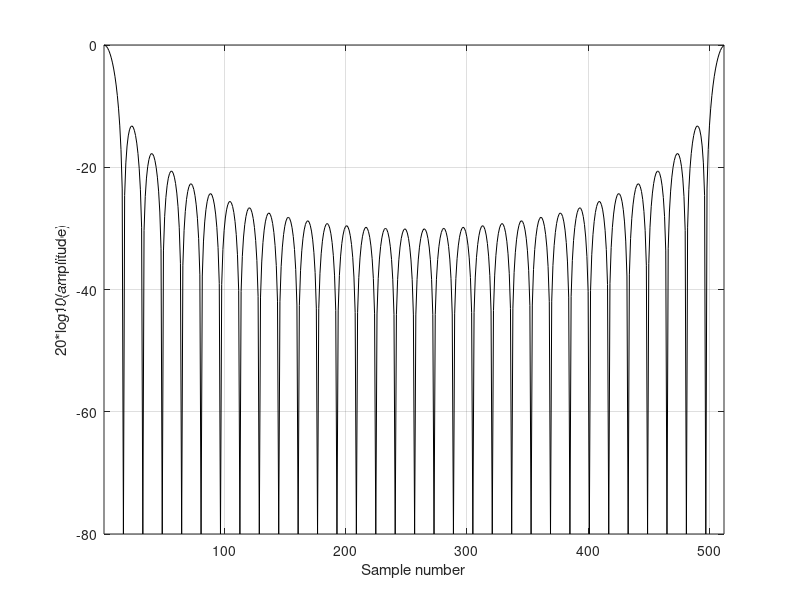
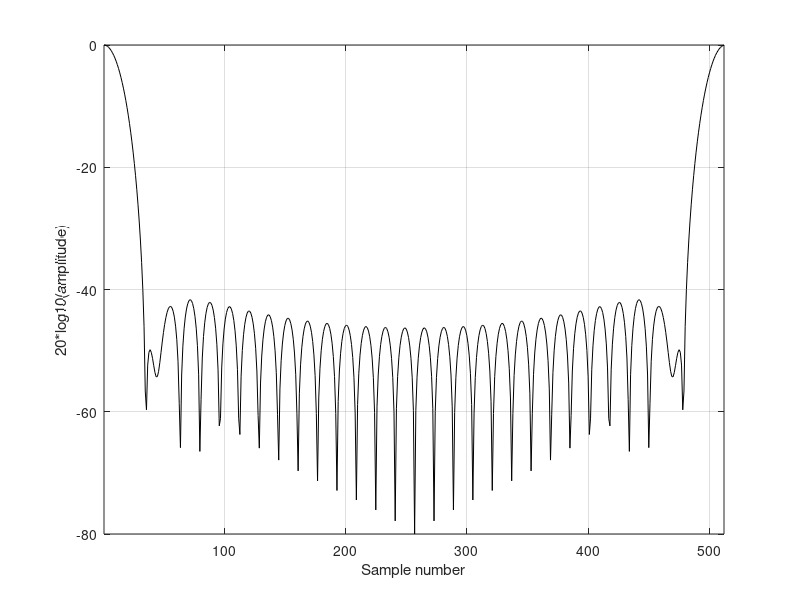
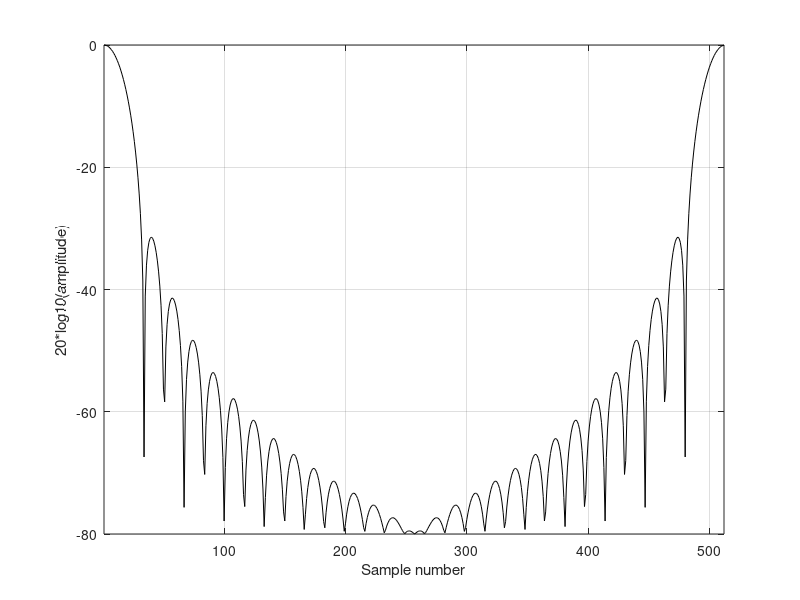
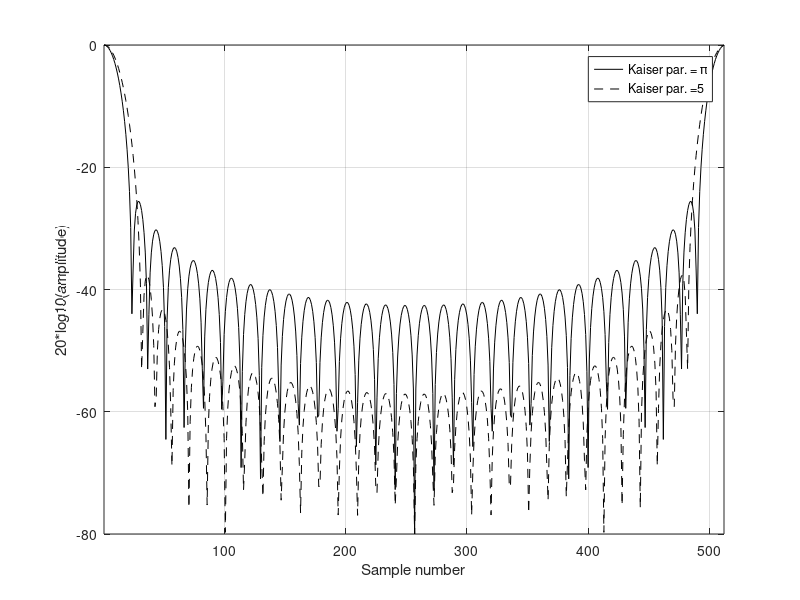

MATLAB code to generate these figures, in order:
%Use this program to reproduce figures in Section 13.13.
clear all
close all
eps = 0.0001;
N = 32;
win_rect (1:N) = 1;
win_ham = hamming(N);
win_han = hanning(N);
win_kaiser = kaiser(N, pi);
win_kaiser2 = kaiser(N, 5);
Yrect = abs(fft(win_rect, 512));
Yrectn = Yrect ./ max(Yrect);
Yham = abs(fft(win_ham, 512));
Yhamn = Yham ./ max(Yham);
Yhan = abs(fft(win_han, 512));
Yhann = Yhan ./ max(Yhan);
YK = abs(fft(win_kaiser, 512));
YKn = YK ./ max(YK);
YK2 = abs(fft(win_kaiser2, 512));
YKn2 = YK2 ./ max(YK2);
figure (1)
plot(20*log10(Yrectn+eps),'k')
xlabel('Sample number')
ylabel('20*log10(amplitude)')
axis tight
grid
figure(2) 
plot(20*log10(Yhamn + eps),'k')
xlabel('Sample number')
ylabel('20*log10(amplitude)')
grid
axis tight
figure (3)
plot(20*log10(Yhann+eps),'k')
xlabel('Sample number')
ylabel('20*log10(amplitude)')
grid
axis tight
figure(4)
plot(20*log10(YKn+eps),'k')
grid
hold on 
plot(20*log10(YKn2+eps),'k--')
xlabel('Sample number')
ylabel('20*log10(amplitude)')
legend('Kaiser par. = \pi','Kaiser par. =5') 
axis tight
hold off
